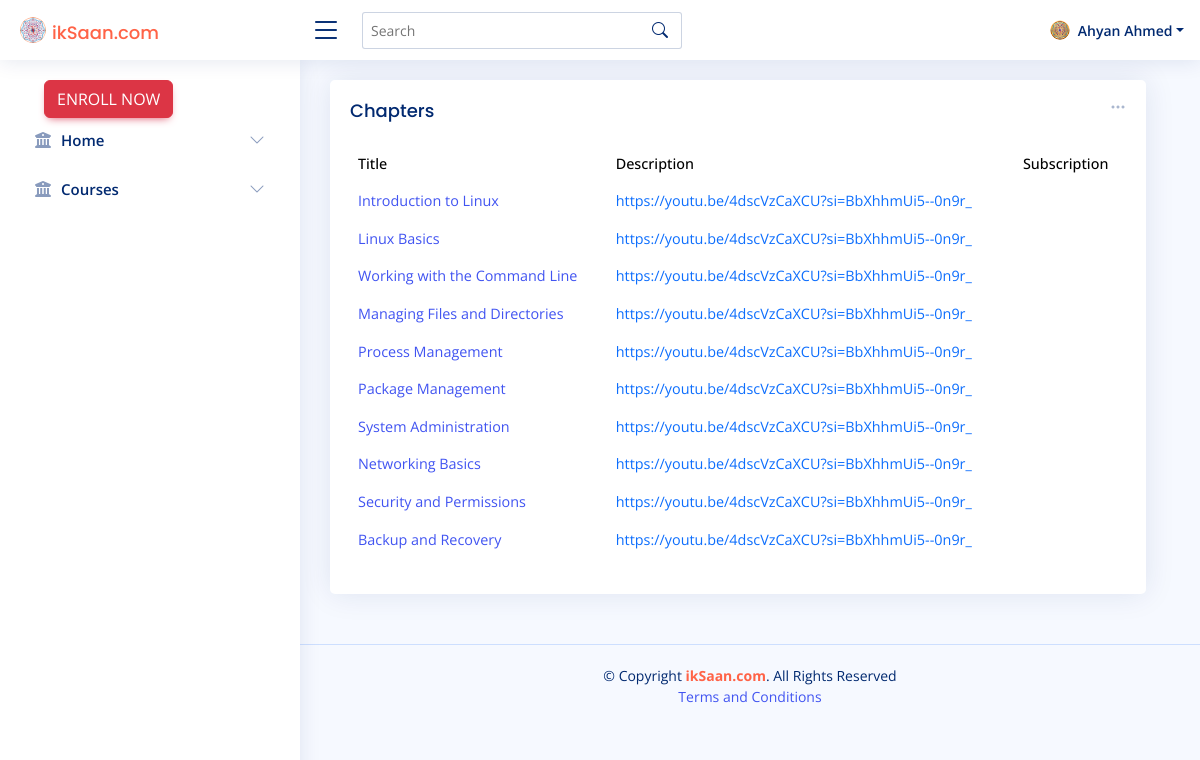
Page /chapters/chapter_list/1/ (signed in) on the committed database.
### users/models.py (models this page shows, shortened)
class CustomUser(AbstractUser):
    phone_number = models.CharField(max_length=20, blank=True, null=True)
    address = models.TextField(blank=True, null=True)
    country = models.CharField(max_length=100,default="IN")
    state = models.CharField(max_length=100, blank=True, null=True, default="TS")
    city = models.CharField(max_length=100,default="Hyderabad")
    postal_code = models.CharField(max_length=20,default="50030")
    street_address = models.CharField(max_length=255,default="Rajendranagar")
    slug = AutoSlugField(populate_from='username', unique=True)
    USER_GROUPS = (
        ('admin', 'Admin'),
        ('mentor', 'Mentor'),
        ('consumer', 'Consumer'),
    )
    user_type = models.CharField(max_length=20, choices=USER_GROUPS, default='consumer')

### chapters/models.py (models this page shows, shortened)
class Chapter(models.Model):
    course = models.ForeignKey('courses.Course', on_delete=models.CASCADE)
    title = models.CharField(max_length=200)
    slug = AutoSlugField(populate_from='title', unique=True)
    video_link = models.URLField()
    content = models.TextField()
    duration = models.PositiveIntegerField(default=10)
    order = models.PositiveIntegerField(default=1)

### chapters/views.py (the view)
# urls.py: path('chapter_list/<int:pk>/', views.chapter_list, name='chapter_list'),
def chapter_list(request,pk):
    course = get_object_or_404(Course, pk=pk)
    chapters = Chapter.objects.filter(course__id=pk)
    return render(request, 'chapters/chapter_list.html', {'chapters': chapters})

### templates/chapters/chapter_list.html (shortened to what this page needs)
{% extends 'base.html' %}
{% load django_bootstrap5 %}
{% load static %}
{% block main %}
<div class="row">
    <div class="col-12">
      <div class="card recent-sales overflow-auto">
        <div class="filter">
          <a class="icon" href="#" data-bs-toggle="dropdown"><i class="bi bi-three-dots"></i></a>
        </div>
        <div class="card-body">
          <h5 class="card-title">Chapters</span></h5>
          <table class="table table-borderless datatable">
            <thead>
              <tr>
                <th scope="col">Title</th>
                <th scope="col">Description</th>
                <th scope="col">Subscription</th>
              </tr>
            </thead>
            <tbody>
              {% for chapter in chapters %}
              <tr>
                <td><a href="#">{{ chapter.title }}</a></td>
                <td><a href="#" class="text-primary">{{ chapter.video_link }}</a></td>
                <td>{{ course.content }}</td>
              </tr>
              {% endfor %}
            </tbody>
          </table>
        </div>
      </div>
    </div>
</div>
{% endblock %}

### templates/dashboard/components/topbar.html (shortened to what this page needs)
{% load static %}
  <header id="header" class="header fixed-top d-flex align-items-center">
    <div class="d-flex align-items-center justify-content-between">
      <a href="{% url 'home' %}" class="logo d-flex align-items-center">
       <img class="rounded-pill"  src="{% static 'assets/img/iksaanLogo.png' %}"  href="{% url 'home' %}" alt="">
       <h5 class="d-lg-block card-title" style="color:tomato"; >ikSaan.com</h5>
      </a>
      <i class="bi bi-list toggle-sidebar-btn " ></i>
    </div>
    <div class="search-bar">
      <form class="search-form d-flex align-items-center" method="get" action="{% url 'search_courses' %}">
        <input type="text" name="query" placeholder="Search" title="Enter search keyword">
        <button type="submit" title="Search"><i class="bi bi-search"></i></button>
      </form>
    </div>
    <nav class="header-nav ms-auto">
      <ul class="d-flex align-items-center">
      {% if user.is_authenticated %}
        <li class="nav-item dropdown pe-3">
          <a class="nav-link nav-profile d-flex align-items-center pe-0" href="#" data-bs-toggle="dropdown">
            <img src="{% static 'assets/img/Gold.png' %}" alt="Profile" class="rounded-circle" alt="Gold Subscription" width="20" height="20">
            <span class="d-none d-md-block dropdown-toggle ps-2">{{ user.first_name }} {{ user.last_name }}</span>
          </a>
        </li>
      {% endif %}
    </ul>
    </nav>
  </header>

### static/assets/css/style.css (style rules this page uses)
:root { scroll-behavior: smooth; }
body { font-family: "Open Sans", sans-serif; background: #f6f9ff; color: #444444; }
a { color: #4154f1; text-decoration: none; }
h1, h2, h3, h4, h5, h6 { font-family: "Nunito", sans-serif; }
.card { margin-bottom: 30px; border: none; border-radius: 5px; box-shadow: 0px 0 30px rgba(1, 41, 112, 0.1); }
.card-title { padding: 20px 0 15px 0; font-size: 18px; font-weight: 500; color: #012970; font-family: "Poppins", sans-serif; }
.card-body { padding: 0 20px 20px 20px; }
.logo { line-height: 1; }
@media (min-width: 1200px) { .logo { width: 280px; } }
.logo img { max-height: 26px; margin-right: 6px; }
.header { transition: all 0.5s; z-index: 997; height: 60px; box-shadow: 0px 2px 20px rgba(1, 41, 112, 0.1); background-color: #fff; padding-left: 20px; }
.header .toggle-sidebar-btn { font-size: 32px; padding-left: 10px; cursor: pointer; color: #012970; }
.header .search-bar { min-width: 360px; padding: 0 20px; }
.header .search-form { width: 100%; }
.header .search-form input { border: 0; font-size: 14px; color: #012970; border: 1px solid rgba(1, 41, 112, 0.2); padding: 7px 38px 7px 8px; border-radius: 3px; transition: 0.3s; width: 100%; }
.header .search-form button { border: 0; padding: 0; margin-left: -30px; background: none; }
.header .search-form button i { color: #012970; }
.header-nav ul { list-style: none; }
.header-nav>ul { margin: 0; padding: 0; }
.header-nav .nav-profile { color: #012970; }
.header-nav .nav-profile img { max-height: 36px; }
.header-nav .nav-profile span { font-size: 14px; font-weight: 600; }
.dashboard .filter { position: absolute; right: 0px; top: 15px; }
.dashboard .filter .icon { color: #aab7cf; padding-right: 20px; padding-bottom: 5px; transition: 0.3s; font-size: 16px; }
.dashboard .recent-sales { font-size: 14px; }
.dashboard .recent-sales .table thead { background: #f6f6fe; }
.dashboard .recent-sales .table thead th { border: 0; }

### rows in the picture
CustomUser: first_name "Ahyan", last_name "Ahmed"
Chapter: title "Introduction to Linux", video_link "https://youtu.be/4dscVzCaXCU?si=BbXhhmUi5--0n9r_"
Chapter: title "Linux Basics", video_link "https://youtu.be/4dscVzCaXCU?si=BbXhhmUi5--0n9r_"
Chapter: title "Working with the Command Line", video_link "https://youtu.be/4dscVzCaXCU?si=BbXhhmUi5--0n9r_"
Chapter: title "Managing Files and Directories", video_link "https://youtu.be/4dscVzCaXCU?si=BbXhhmUi5--0n9r_"
Chapter: title "Process Management", video_link "https://youtu.be/4dscVzCaXCU?si=BbXhhmUi5--0n9r_"
Chapter: title "Package Management", video_link "https://youtu.be/4dscVzCaXCU?si=BbXhhmUi5--0n9r_"
Chapter: title "System Administration", video_link "https://youtu.be/4dscVzCaXCU?si=BbXhhmUi5--0n9r_"
Chapter: title "Networking Basics", video_link "https://youtu.be/4dscVzCaXCU?si=BbXhhmUi5--0n9r_"
Chapter: title "Security and Permissions", video_link "https://youtu.be/4dscVzCaXCU?si=BbXhhmUi5--0n9r_"
Chapter: title "Backup and Recovery", video_link "https://youtu.be/4dscVzCaXCU?si=BbXhhmUi5--0n9r_"
